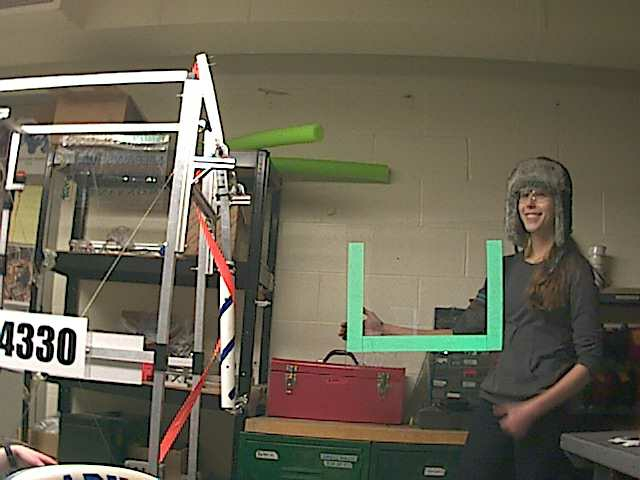
//> input picture images/reflective.jpg, 640 x 480 px
$ ./blob ../images/reflective.jpg   (built with g++ and OpenCV 4)
//> lines starting //> are read from the running program, lines starting //| are printed output that depends on the picture; after the words box and inside, x2 and y2 are one past the last pixel; in counts of white or black regions, pixels touching at a corner belong together
#include "opencv2/highgui/highgui.hpp"
#include "opencv2/imgproc/imgproc.hpp"
#include <iostream>
#include <stdio.h>
#include <stdlib.h>
#include <limits>

using namespace cv;
using namespace std;

/// Global variables
Mat src, src_hls, color_filtered;
int iLowH = 50;
int iHighH = 97;
int iLowS = 109;
int iHighS = 255;
int iLowL = 85;
int iHighL = 255;

const char* controls_window = "Controls";
const char* color_filter_window = "Binary Image";
const char* cleaned_window = "Cleaned Image";

/// Function header
void clean_demo( int, void* );

/** @function main */
int main( int, char** argv )
{
  /// Load source image and convert it to gray
  src = imread( argv[1], 1 );
//> src is the input picture: 480 rows x 640 cols, CV_8UC3; mean B, G, R 83.8, 101.1, 106.4
  cvtColor( src, src_hls, CV_BGR2HLS );
//> src_hls: 480 rows x 640 cols, CV_8UC3; mean of channels 0, 1, 2 33.1, 96.2, 54.2

  /// Create a window and a trackbar
  namedWindow( controls_window, CV_WINDOW_AUTOSIZE );
  createTrackbar( "LowH: ", controls_window, &iLowH, 179, clean_demo );
  createTrackbar( "HighH: ", controls_window, &iHighH, 179, clean_demo );
  createTrackbar( "LowS: ", controls_window, &iLowS, 255, clean_demo );
  createTrackbar( "HighS: ", controls_window, &iHighS, 255, clean_demo );
  createTrackbar( "LowL: ", controls_window, &iLowL, 255, clean_demo );
  createTrackbar( "HighL: ", controls_window, &iHighL, 255, clean_demo );
  imshow( controls_window, src );

  clean_demo( 0, 0 );

  waitKey(0);
  return(0);
}

void clean_demo( int, void* )
{
  printf( "(%d,%d,%d) to (%d,%d,%d)\n", iLowH, iLowS, iLowL, iHighH, iHighS, iHighL );

  inRange( src_hls, Scalar(iLowH, iLowS, iLowL), Scalar(iHighH, iHighS, iHighL), color_filtered );
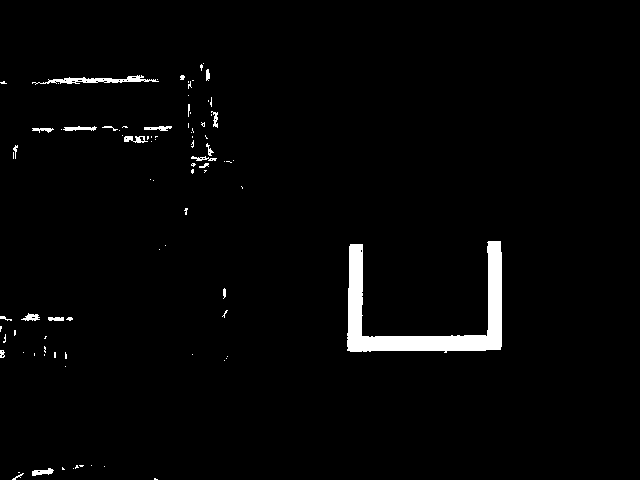
//> color_filtered: 480 rows x 640 cols, CV_8UC1; 2.2% white; 89 white regions (67 under 20 px)
  namedWindow( color_filter_window, CV_WINDOW_AUTOSIZE );
  imshow( color_filter_window, color_filtered );

  std::vector < std::vector<Point> > contours;
  std::vector < std::vector<Point> > filteredContours;
  std::vector<Point2d> centers;
  std::vector<Point> shape;
  shape.push_back(Point2d(0,0));
  shape.push_back(Point2d(0,12));
  shape.push_back(Point2d(2,12));
  shape.push_back(Point2d(2,2));
  shape.push_back(Point2d(18,2));
  shape.push_back(Point2d(18,12));
  shape.push_back(Point2d(20,12));
  shape.push_back(Point2d(20,0));
  shape.push_back(Point2d(0,0));

  std::vector<Point> shape2;
  shape2.push_back(Point2d(0,0));
  shape2.push_back(Point2d(0,12));
  shape2.push_back(Point2d(20,12));
  shape2.push_back(Point2d(20,0));
  shape2.push_back(Point2d(0,0));
  Mat tmpBinaryImage = color_filtered.clone();
  findContours(tmpBinaryImage, contours, RETR_LIST, CHAIN_APPROX_NONE);
//> contours = 118 contours, 104 with area under 20; largest, box (x1, y1, x2, y2) and area: (347, 241, 502, 353) 4632, (32, 75, 159, 85) 348, (124, 136, 148, 143) 81, (32, 468, 54, 476) 80, (63, 126, 97, 131) 74
  Mat cleanedImage;
  cvtColor( color_filtered, cleanedImage, CV_GRAY2RGB );
//> cleanedImage: 480 rows x 640 cols, CV_8UC3; 2.2% white; 89 white regions (67 under 20 px), largest, box (x1, y1, x2, y2) and area: (347, 241, 502, 353) 4984, (32, 75, 159, 85) 466, (63, 126, 97, 131) 110
  cleanedImage.setTo(Scalar(255,255,255));
//> cleanedImage: 480 rows x 640 cols, CV_8UC3; every value is 255

  //double tempmatch = matchShapes(shape, shape, CV_CONTOURS_MATCH_I2, 0);
  //cout << "perfect match value is " << tempmatch << endl;


  double tempmatch = matchShapes(shape, shape2, CV_CONTOURS_MATCH_I2, 0);
  cout << "perfect match value is " << tempmatch << endl;

  double bestShapeMatch = 1000000;
  Point2d bestCenter;
  for (size_t contourIdx = 0; contourIdx < contours.size(); contourIdx++) {
    Point2d center;
    const Moments moms = moments(Mat(contours[contourIdx]));

    // filter blobs which are too small
    double area = moms.m00;
    if ( area < 300 ) {
      continue;
    }
    Rect rect = boundingRect(contours[contourIdx]);

	//double Hu[7];
	//HuMoments(moms, Hu);
	//printf("%.3f\t%.3f\t%.3f\t%.3f\t%.3f\t%.3f\t%.3f\n", Hu[0], Hu[1], Hu[2], Hu[3], Hu[4], Hu[5], Hu[6]);
	double shapematch = matchShapes(contours[contourIdx], shape, CV_CONTOURS_MATCH_I2, 0);
	cout << "shape match = " << shapematch << endl;

    printf("Area is %.2f\n", area);
    printf("Rect left=%d, right=%d, top=%d, bottom=%d (origin at top/left)\n",
      rect.x, rect.x + rect.width,
      rect.y, rect.y + rect.height );
    center = Point2d(moms.m10 / moms.m00, moms.m01 / moms.m00);
    if ( shapematch < bestShapeMatch ) {
		bestShapeMatch = shapematch;
		bestCenter = center;
	}
    printf("Located at (%.2f, %.2f)\n", center.x, center.y);
    circle( cleanedImage, center, 2, Scalar(0), 2, 8, 0);
    filteredContours.push_back(contours[contourIdx]);
    centers.push_back(center);
  }
//> this loop made 118 passes
//> (area, rect, shapematch, bestShapeMatch, bestCenter) on pass 40: (4632.5, Rect(347, 241, 155, 112), 1.13, 1.13, Point(424.6, 314.7))
//> (area, rect, shapematch, center) on pass 115: (348, Rect(32, 75, 127, 10), 13.19, Point(99.01, 79.79))
//| shape match = 1.1276
//| Area is 4632.50
//| Rect left=347, right=502, top=241, bottom=353 (origin at top/left)
//| Located at (424.63, 314.67)
//| shape match = 13.1922
//| Area is 348.00
//| Rect left=32, right=159, top=75, bottom=85 (origin at top/left)
//| Located at (99.01, 79.79)
//> (output is shown up to pass 115 of 118)
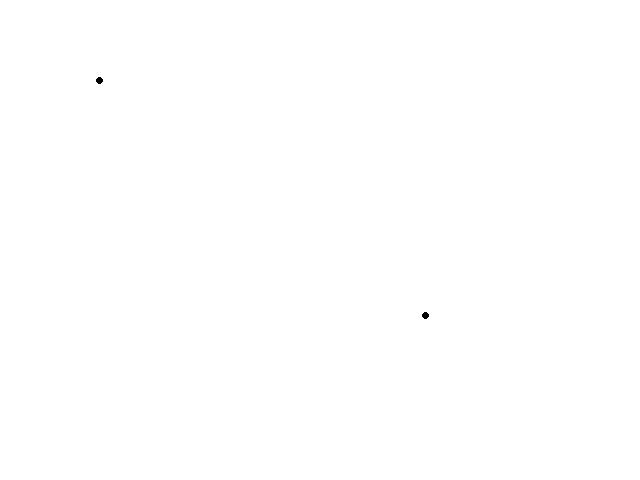
//> cleanedImage: 480 rows x 640 cols, CV_8UC3; 100% white; 2 black regions, box (x1, y1, x2, y2) and area: (96, 77, 103, 84) 37, (422, 312, 429, 319) 37
//> after the loop, bestShapeMatch = 1.13
  if ( bestShapeMatch < 100000 ) {
	  circle(cleanedImage, bestCenter, 3, Scalar(0,0,255), 2, 8, 0);
//> cleanedImage: 480 rows x 640 cols, CV_8UC3; 59 pixels changed, all inside (x1, y1, x2, y2) = (421, 311, 430, 320)
  }

  drawContours( cleanedImage, filteredContours, -1, Scalar(0,255,0) );
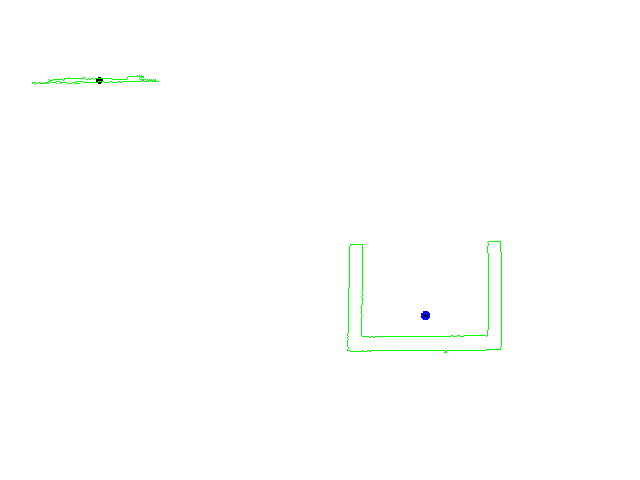
//> cleanedImage: 480 rows x 640 cols, CV_8UC3; mean R, G, B 254.1, 254.9, 254.2
  namedWindow( cleaned_window, CV_WINDOW_AUTOSIZE );
  imshow( cleaned_window, cleanedImage );
}
